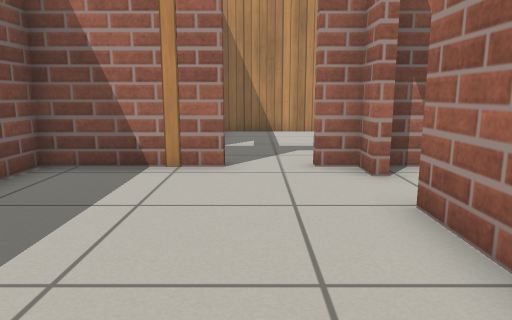
View 1 (above)

16 first-person views from a walk through a Gazebo world. The camera is 0.69 m above the floor, tilts 10° down and sees 70° across. The floor is counted in squares, 0.5 m on a side. Each view is taken from the middle of a square. On the plan, view 1 faces up. The plan holds only what a view shows up to about 15 squares ahead; the rest is blank. Simple patterns stand in for the simulator's built-in surfaces.

View 2
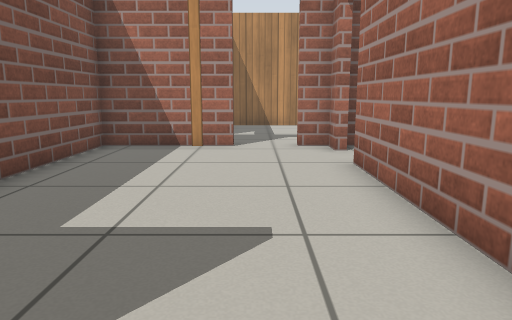

View 3
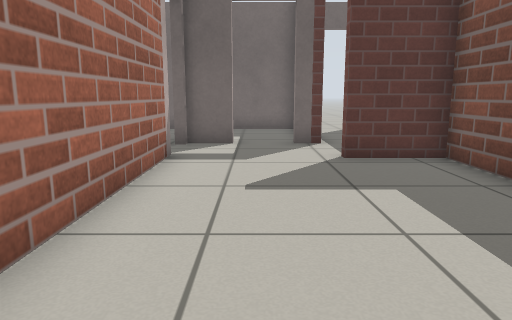

View 4
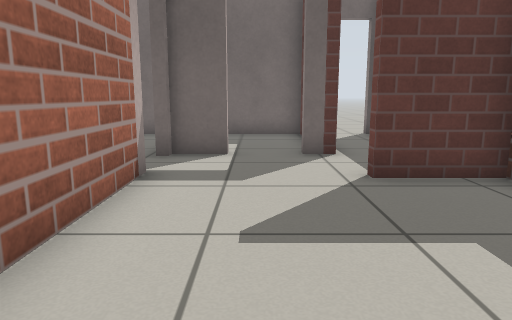

View 5
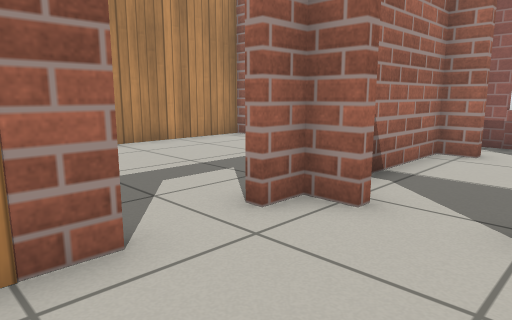

View 6
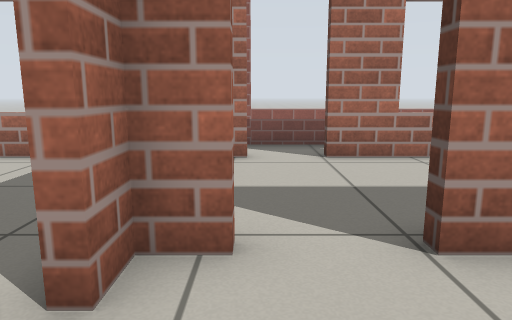

View 7
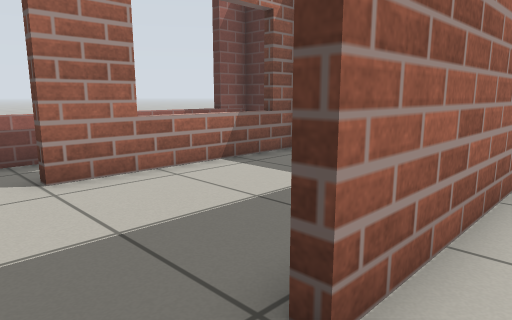

View 8
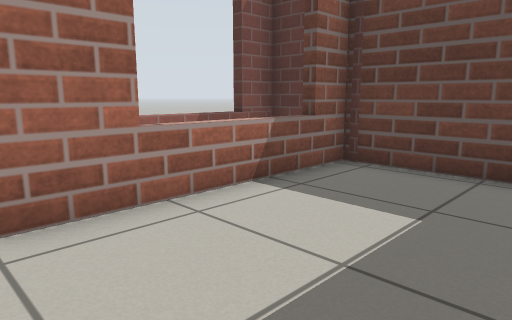

View 9
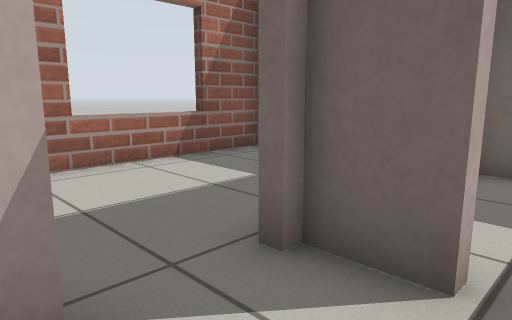

View 10
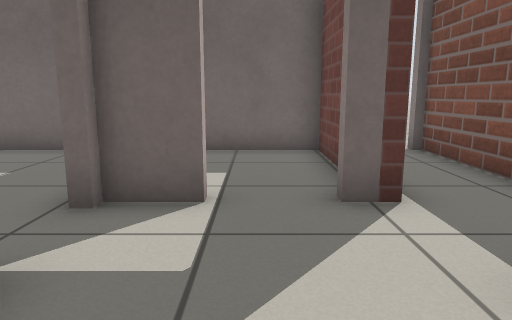

View 11
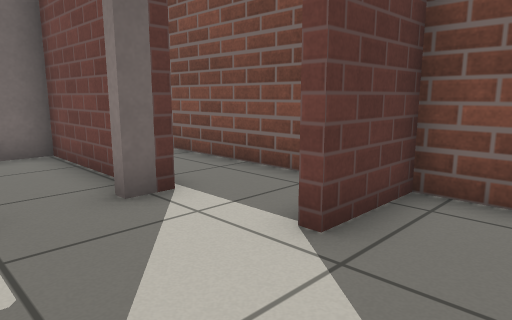

View 12
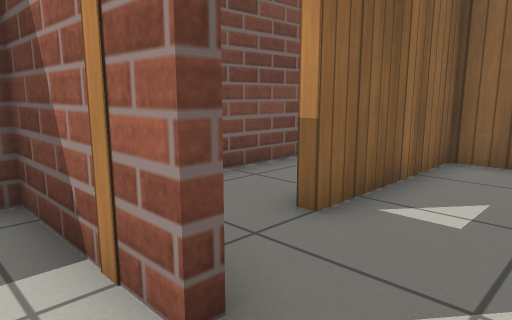

View 13
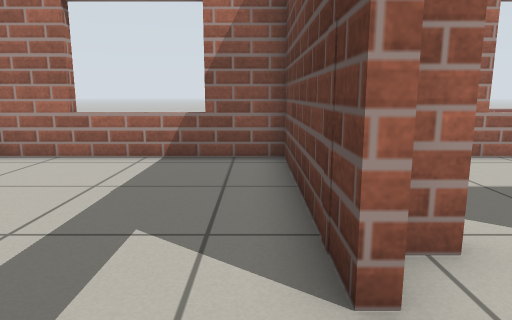

View 14
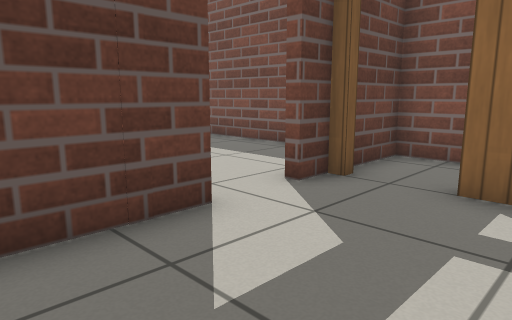

View 15
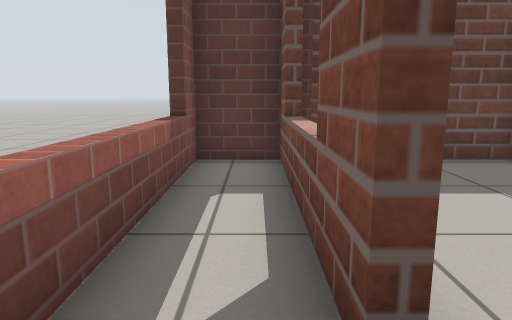

View 16
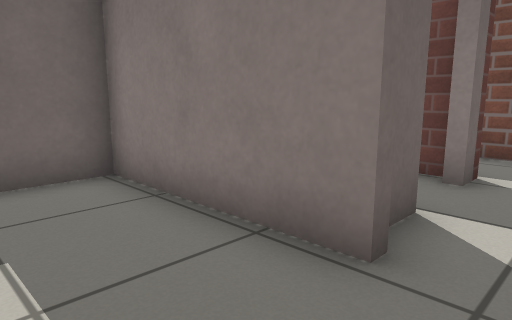

### Floor plan
Ten units are one square. View 1 is at (0, 0); x grows to the right and y downward. Boxes are objects, and circles mark ways between rooms. Rooms are numbered by the first view taken in them; rooms with no view inside come last. Other rooms are left out.
<svg viewBox="-47 -147 145 244">
<path fill="none" stroke="#000" d="M-5 -71 -42 -71 -42 20 -19 20M20 -61 20 -71 11 -71M20 16 20 -45M7 46 21 46M20 26 20 16M-20 46 -11 46M72 -61 72 -71 25 -71M25 18 72 18 72 -45M11 -74 72 -74 72 -142 -15 -142 -15 -95M-15 -77 -15 -74 -6 -74M75 -45 75 18 93 18 93 -66M23 43 23 92 72 92 72 39M-15 60 -15 92 18 92M-42 40 -42 92M-42 -126 -42 -102M-42 -88 -42 -74 -22 -74"/>
<circle cx="0" cy="20" r="3" fill="#2a7"/>
<circle cx="20" cy="-55" r="3" fill="#2a7"/>
<circle cx="5" cy="-70" r="3" fill="#2a7"/>
<circle cx="20" cy="35" r="3" fill="#2a7"/>
<circle cx="-5" cy="50" r="3" fill="#2a7"/>
<circle cx="-20" cy="35" r="3" fill="#2a7"/>
<circle cx="70" cy="-55" r="3" fill="#2a7"/>
<circle cx="-20" cy="-85" r="3" fill="#2a7"/>
<text x="-10" y="-30">1</text>
<text x="0" y="30">2</text>
<text x="40" y="-30">3</text>
<text x="20" y="-110">4</text>
<text x="80" y="-30">5</text>
<text x="40" y="50">6</text>
<text x="0" y="70">7</text>
<text x="-30" y="50">8</text>
<text x="-30" y="-110">9</text>
</svg>
Room 1 opens to room 2. Room 1 opens to room 3. Room 1 opens to room 4. Room 2 opens to room 6. Room 2 opens to room 7. Room 2 opens to room 8. Room 3 opens to room 5. Room 4 opens to room 9.

Where each view was taken, in squares from view 1:
view 1: 0 up, 0 right, facing up
view 2: 3 down, 0 right, facing up
view 3: 6 up, 0 right, facing down
view 4: 4 up, 0 right, facing down
view 5: 4 up, 2 left, facing up-right
view 6: 6 up, 1 left, facing right
view 7: 6 up, 1 right, facing down-right
view 8: 5 up, 3 right, facing down-right
view 9: 2 down, 0 right, facing down-right
view 10: 0 up, 0 right, facing down
view 11: 0 up, 1 right, facing down-left
view 12: 6 up, 1 right, facing up-left
view 13: 8 up, 1 left, facing right
view 14: 11 up, 4 right, facing down-left
view 15: 6 up, 8 right, facing down
view 16: 3 down, 5 right, facing down-left
